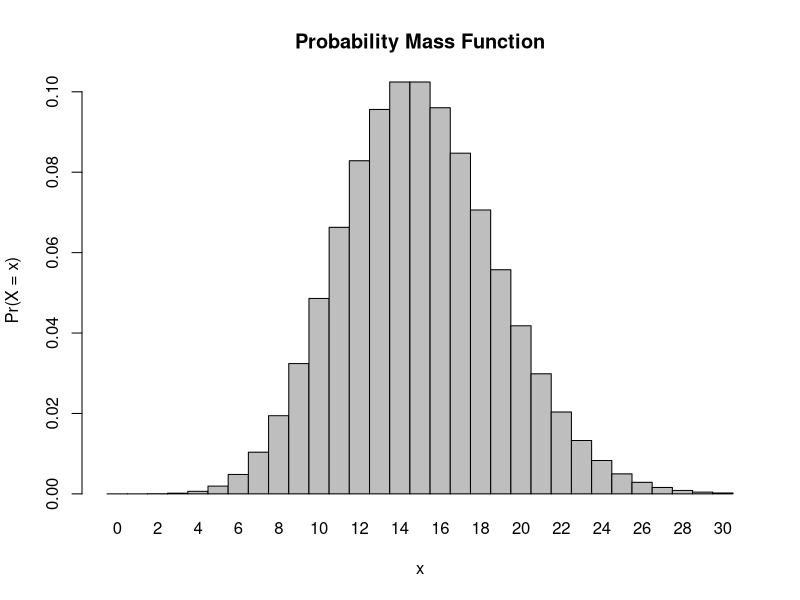
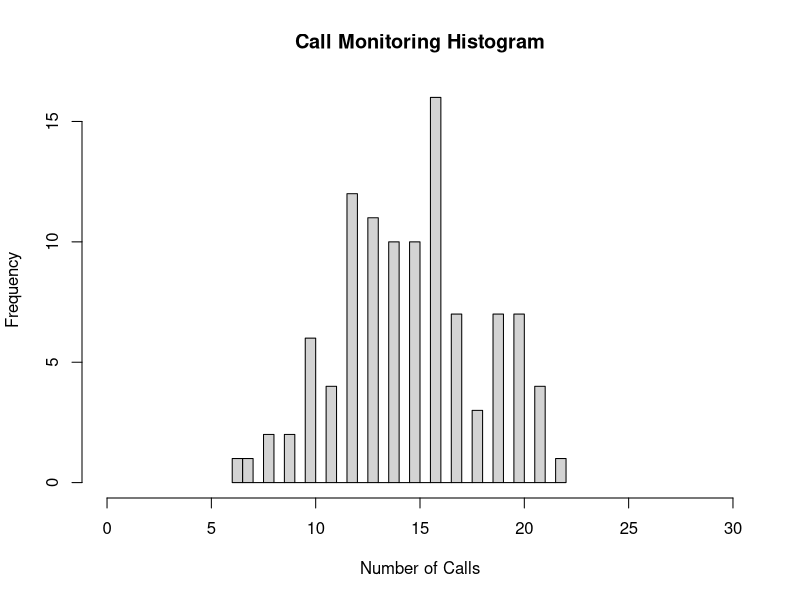

The R source for these figures, in order:
## ---- chunk 1
1-ppois(8,15)
## ---- chunk 2
ppois(0,15)
## ---- chunk 3
ppois(3,15)-ppois(2,15)
## ---- chunk 4
x <- 0:30
l = 15
probset<-dpois(x=x,lambda=l)
barplot(probset,names.arg=x,space=0,xlab="x",ylab="Pr(X = x)",main="Probability Mass Function")
## ---- chunk 5
y<-rpois(104,15)
y
## ---- chunk 6
hist(y,xlim=c(0,30),xlab="Number of Calls",main="Call Monitoring Histogram",breaks=30)
